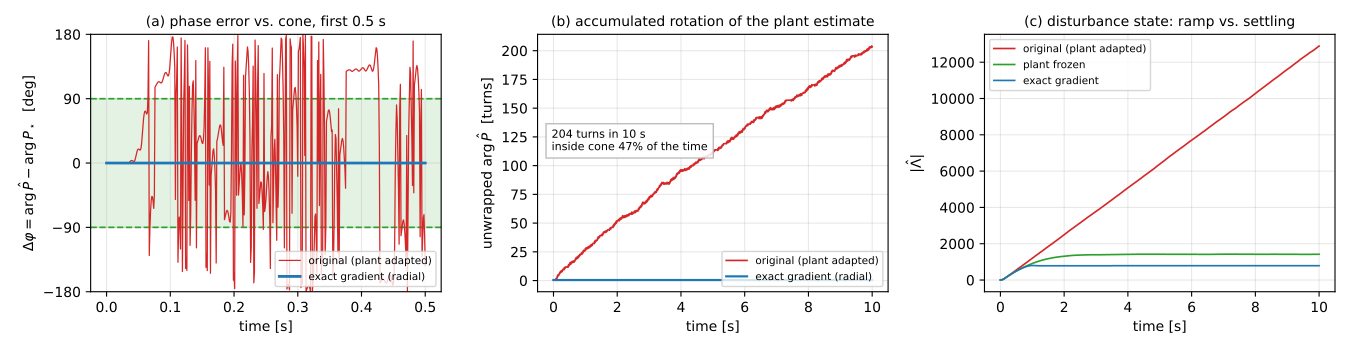

Write the Python code that produced this figure.
"""Plot the wandering of arg(P_hat) relative to the +-90 deg stability cone.

Panel (a): phase error  dphi = arg(P_hat) - arg(P_star)  for the original
           algorithm (plant adapted) and for the exact-gradient variant.
Panel (b): |Lambda_hat| for the adapted and the frozen-plant runs.
"""
import glob
import numpy as np
import matplotlib
matplotlib.use('Agg')
import matplotlib.pyplot as plt
from astropy.io import fits

TS = 1e-3                       # loop period [s]
ARG_PSTAR = 169.52              # measured plant phase at 47 Hz [deg]

def load(run):
    x = fits.getdata(glob.glob(run + '/*/avc_state.fits')[0]).astype(float)[:, 0, :]
    P = x[:, 0] + 1j * x[:, 1]
    L = x[:, 2] + 1j * x[:, 3]
    return np.arange(len(x)) * TS, P, L

t_d, P_d, L_d = load('cmp_D_orig_right')
t_e, P_e, L_e = load('cmp_E_hyb_right')
t_f, P_f, L_f = load('cmp_F_frozen')

def dphi(P):
    return (np.degrees(np.angle(P)) - ARG_PSTAR + 180.0) % 360.0 - 180.0

d_d, d_e = dphi(P_d), dphi(P_e)
inside = np.mean(np.abs(d_d) < 90.0)
turns = np.ptp(np.degrees(np.unwrap(np.angle(P_d)))) / 360.0

fig, ax = plt.subplots(1, 3, figsize=(13.5, 3.5))

# --- (a) zoom on the first 0.5 s: individual excursions out of the cone -----
a = ax[0]
m = t_d <= 0.5
a.axhspan(-90, 90, color='tab:green', alpha=0.13, zorder=0)
a.axhline(90, color='tab:green', lw=1.2, ls='--')
a.axhline(-90, color='tab:green', lw=1.2, ls='--')
a.plot(t_d[m], d_d[m], lw=0.9, color='tab:red', label='original (plant adapted)')
a.plot(t_e[m], d_e[m], lw=2.0, color='tab:blue', label='exact gradient (radial)')
a.set_ylim(-180, 180); a.set_yticks([-180, -90, 0, 90, 180])
a.set_xlabel('time [s]')
a.set_ylabel(r'$\Delta\varphi=\arg\hat P-\arg P_\star$  [deg]')
a.set_title('(a) phase error vs. cone, first 0.5 s', fontsize=10)
a.legend(fontsize=7.5, loc='lower right')

# --- (b) cumulative unwrapped phase over the whole run ---------------------
b = ax[1]
b.plot(t_d, np.degrees(np.unwrap(np.angle(P_d))) / 360.0, lw=1.2,
       color='tab:red', label='original (plant adapted)')
b.plot(t_e, np.degrees(np.unwrap(np.angle(P_e))) / 360.0, lw=1.6,
       color='tab:blue', label='exact gradient (radial)')
b.set_xlabel('time [s]')
b.set_ylabel(r'unwrapped $\arg\hat P$  [turns]')
b.set_title('(b) accumulated rotation of the plant estimate', fontsize=10)
b.text(0.04, 0.55, f'{turns:.0f} turns in 10 s\ninside cone {100*inside:.0f}% of the time',
       transform=b.transAxes, fontsize=8,
       bbox=dict(fc='white', ec='0.7', alpha=0.85))
b.legend(fontsize=7.5, loc='lower right')

# --- (c) consequence on the disturbance state ------------------------------
c = ax[2]
c.plot(t_d, np.abs(L_d), lw=1.2, color='tab:red', label='original (plant adapted)')
c.plot(t_f, np.abs(L_f), lw=1.2, color='tab:green', label='plant frozen')
c.plot(t_e, np.abs(L_e), lw=1.2, color='tab:blue', label='exact gradient')
c.set_xlabel('time [s]'); c.set_ylabel(r'$|\hat\Lambda|$')
c.set_title(r'(c) disturbance state: ramp vs. settling', fontsize=10)
c.legend(fontsize=7.5, loc='upper left')

for x in ax:
    x.grid(alpha=0.3)
fig.tight_layout()
fig.savefig('avc_phase_wander.pdf')
print('inside cone %.3f, turns %.1f' % (inside, turns))
